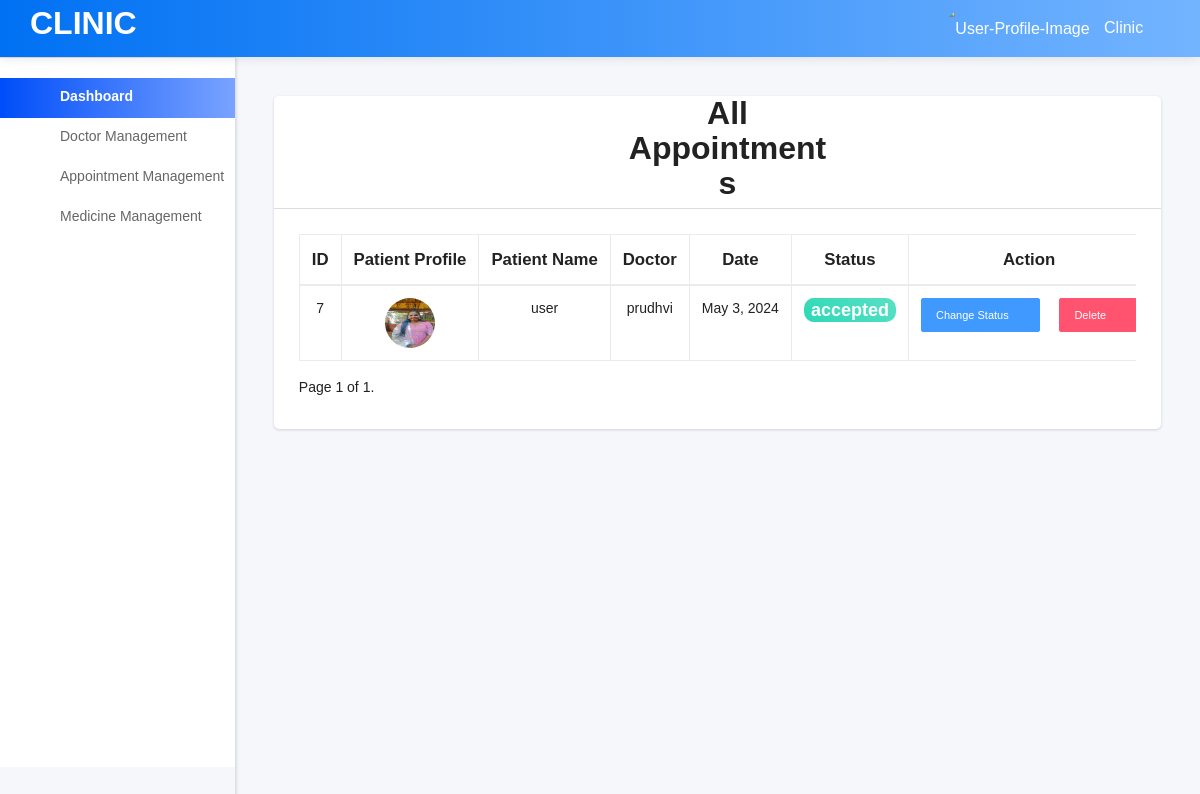
Page /clinic-allappointments on the committed database.
### adminapp/models.py (models this page shows)
class Appointment(models.Model):
    SERVICE_CHOICES = [
        ('dentist', 'Dentist'),
        ('doctor', 'Doctor'),
        ('physical-therapy', 'Physical Therapy'),
    ]
    CLINIC_CHOICES = [
        ('in-clinic', 'In-clinic'),
        ('virtual', 'Virtual'),
    ]
    service = models.CharField(max_length=20, choices=SERVICE_CHOICES)
    date = models.DateField()
    time = models.TimeField()
    name = models.CharField(max_length=100)
    email = models.EmailField()
    phone = models.CharField(max_length=15)
    clinic = models.CharField(max_length=20, choices=CLINIC_CHOICES)
    fee = models.DecimalField(max_digits=10, decimal_places=2)
    appointment_status = models.CharField(max_length=50, help_text='Appointment status', null=True, default='pending')
    patient=models.ForeignKey(PatientModel, on_delete=models.CASCADE,null=True)
    appointed_doctor = models.CharField(max_length=20,null=True)
    class Meta:
        db_table = 'appointment_details'

### mainapp/models.py (models this page shows)
class PatientModel(models.Model):
    patient_id = models.AutoField(primary_key=True)
    patient_name = models.CharField(max_length=100)
    patient_dob = models.DateField(max_length=20, null=True)
    patient_age = models.IntegerField(null=True)
    patient_email = models.EmailField(max_length=100)
    patient_password = models.CharField(max_length=100)
    patient_contact = models.CharField(max_length=15)
    patient_city = models.TextField(null=True)
    patient_image = models.ImageField(upload_to='user/images')
    patient_status = models.CharField(help_text='user_status', max_length=50, null=True, default='pending')
    Last_Login_Time = models.TimeField(auto_now_add=True, null=True)
    Last_Login_Date = models.DateField(auto_now_add=True, null=True)
    No_Of_Times_Login = models.IntegerField(default=0, null=True)
    Message = models.TextField(max_length=250, null=True)
    class Meta:
        db_table = 'patient_details'

### userapp/views.py (the view)
# urls.py: path('clinic-allappointments',user_views.clinic_allappointments,name='clinic_allappointments'),
def clinic_allappointments(request):
    all_appointments  = Appointment.objects.all()
    paginator = Paginator(all_appointments, 5)
    page_number = request.GET.get('page')
    post = paginator.get_page(page_number)
    return render(request,'user/clinic-allappointments.html', {"allu" : all_appointments, 'user' : post,})

### assets/templates/user/clinic-allappointments.html (shortened to what this page needs)
{% load static %}
<!DOCTYPE html>
<html lang="en">
<head>
        <link rel="stylesheet" type="text/css" href="{% static 'user/css/bootstrap/css/bootstrap.min.css' %}">
        <link rel="stylesheet" type="text/css" href="{% static 'user/icon/themify-icons/themify-icons.css' %}">
        <link rel="stylesheet" type="text/css" href="{% static 'user/icon/font-awesome/css/font-awesome.min.css' %}">
        <link rel="stylesheet" type="text/css" href="{% static 'user/icon/icofont/css/icofont.css' %}">
        <link rel="stylesheet" type="text/css" href="{% static 'user/css/style.css' %}">
        <link rel="stylesheet" type="text/css" href="{% static 'user/css/jquery.mCustomScrollbar.css' %}">
</head>
  <body>
  <div id="pcoded" class="pcoded">
      <div class="pcoded-container navbar-wrapper">
          <nav class="navbar header-navbar pcoded-header">
             <div class="navbar-wrapper">
                <div class="navbar-logo">
                    <a href="admindashboard.html">
                        <h2 style="margin-left: 20px;">
                        Clinic
                    </h2>
                    </a>
               </div>
                 <div class="navbar-container container-fluid">
                     <ul class="nav-right">
                         <li class="user-profile header-notification">
                             <a href="#!">
                                 <img src="assets/images/avatar-4.jpg" class="img-radius" alt="User-Profile-Image">
                                 <span>Clinic</span>
                                 <i class="ti-angle-down"></i>
                             </a>
                         </li>
                     </ul>
                 </div>
             </div>
         </nav>
         <div class="pcoded-main-container">
            <div class="pcoded-wrapper">
                <nav class="pcoded-navbar">
                    <div class="pcoded-inner-navbar main-menu">
                        <div class="pcoded-navigatio-lavel" data-i18n="nav.category.navigation"></div>
                        <ul class="pcoded-item pcoded-left-item">
                            <li class="active">
                                <a href="{% url 'clinic_dashboard' %}">
                                    <span class="pcoded-micon"><i class="ti-home"></i><b>D</b></span>
                                    <span class="pcoded-mtext" data-i18n="nav.dash.main">Dashboard</span>
                                </a>
                            </li>
                            <li class="pcoded-hasmenu">
                                <a href="javascript:void(0)">
                                    <span class="pcoded-micon"><i class="ti-layout-grid2-alt"></i></span>
                                    <span class="pcoded-mtext" data-i18n="nav.basic-components.main">Doctor
                                        Management</span>
                                </a>
                            </li>
                            <li class="pcoded-hasmenu">
                                <a href="javascript:void(0)">
                                    <span class="pcoded-micon"><i class="ti-direction-alt"></i></span>
                                    <span class="pcoded-mtext" data-i18n="nav.basic-components.main">Appointment
                                        Management</span>
                                </a>
                            </li>
                            <li class="pcoded-hasmenu">
                                <a href="javascript:void(0)">
                                    <span class="pcoded-micon"><i class="ti-layers"></i></span>
                                    <span class="pcoded-mtext" data-i18n="nav.basic-components.main">Medicine
                                        Management</span>
                                </a>
                            </li>
                        </ul>
                    </div>
                </nav>
                <div class="pcoded-content">
                    <div class="pcoded-inner-content">
                        <div class="main-body">
                            <div class="page-wrapper">
                                <div class="page-body">
                                    <div class="row">
                                        <div class="col-sm-12">
                                            <div class="card tabs-card">
                                                <div class="card-block p-0">
                                                    <ul class="nav nav-tabs md-tabs justify-content-center" role="tablist">
                                                        <li class="nav-item">
                                                            <a href="admindashboard.html">
                                                                <h2 style="margin-left: 20px;">
                                                               All Appointments
                                                            </h2>
                                                            </a>
                                                        </li>
                                                    </ul>
                                                    <div class="tab-content card-block">
                                                        <div class="tab-pane active" id="home3" role="tabpanel">
                                                            <div class="table-responsive">
                                                                <table class="table table-bordered">
                                                                    <tr>
                                                                        <th class="text-center" style="font-size: larger;">ID</th>
                                                                        <th class="text-center" style="font-size: larger;">Patient Profile</th>
                                                                        <th class="text-center" style="font-size: larger;">Patient Name</th>
                                                                        <th class="text-center" style="font-size: larger;">Doctor</th>
                                                                        <th class="text-center" style="font-size: larger;">Date</th>
                                                                        <th class="text-center" style="font-size: larger;">Status</th>
                                                                        <th class="text-center" style="font-size: larger;">Action</th>
                                                                    </tr>
                                                                <tbody>
                                                                    {% for a in user %}
                                                                    <tr>
                                                                        <td class="text-center">{{ a.id }}</td>
                                                                        <td class="text-center">
                                                                            <img src="media/{{a.patient.patient_image}}" alt="Doctor" width="50" height="50"
                                                                                        class="rounded-circle">
                                                                        </td>
                                                                        <td class="text-center">{{ a.patient.patient_name }}</td>
                                                                        <td class="text-center">{{ a.appointed_doctor }}</td>
                                                                        <td class="text-center">{{ a.date }}</td>
                                                                        <td class="text-center">
                                                                            <span class="badge {% if a.appointment_status == 'accepted' %}badge-success{% else %}badge-danger{% endif %}" style="font-size: large;">{{ a.appointment_status }}</span>
                                                                        </td>
                                                                        <td>
                                                                            <a href="{% url 'appointment_status' a.id %}">
                                                                                <button
                                                                                  type="button"
                                                                                  class="btn btn-primary btn-sm btn-icon-text mr-3"
                                                                                >
                                                                                  Change Status
                                                                                </button>
                                                                              </a>
                                                                            <a href="{% url 'delete_appointment' a.id %}">
                                                                                <button
                                                                                  onclick="return myFunction()"
                                                                                  class="btn btn-danger btn-sm btn-icon-text"
                                                                                >
                                                                                  Delete
                                                                                </button>
                                                                              </a>
                                                                        </td>
                                                                    </tr>
                                                                    {% endfor %}
                                                                </table>
                                                                <nav aria-label="Page navigation example ">
                                                                    Page {{ user.number }} of {{ user.paginator.num_pages }}.
                                                                  </nav>
                                                            </div>
                                                        </div>
                                                    </div>
                                                </div>
                                            </div>
                                        </div>
                                    </div>
                                </div>
                            </div>
                        </div>
                    </div>
                </div>
            </body>
            </html>

### rows in the picture
Appointment: id "7", patient.patient_image (picture), patient.patient_name "user", appointed_doctor "prudhvi", date "May 3, 2024", appointment_status "accepted"

### other values in the picture
{{ user.number }} "1"
{{ user.paginator.num_pages }} "1"
